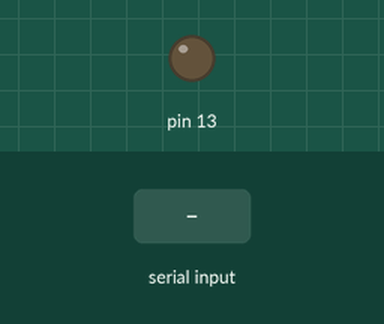
This sketch was run on a simulated Arduino Uno, built with avr-gcc and run on an emulated ATmega328P. Parts: output pins drawn as LEDs (lit = HIGH). Dashed ring = blinking. Inputs (shaded band) come from the test bench. What the sketch prints to the serial monitor is not drawn.

Above: at 0.01 s.
At 1.5 s:
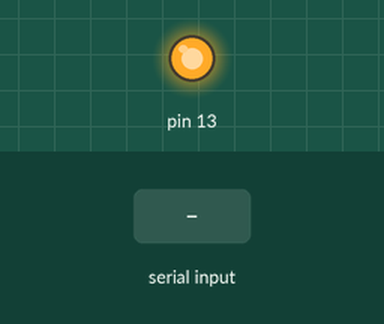
1.6 s: "1\n" received over the second serial link
At 1.82 s:
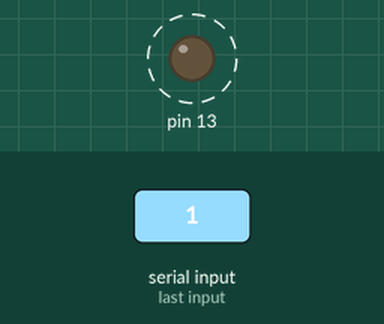
Timing chart, 0 to 4.6 s (numbered marks = the images above; inputs shaded):
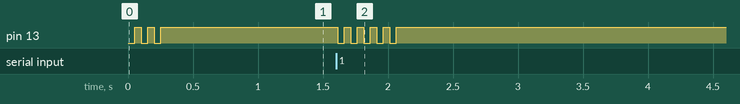

Measured:
- after the input at 1.6 s, pin 13: alternates HIGH for 0.05 s and LOW for 0.05 s, 10 changes in all, then stays HIGH, starting at once

The sketch:

uno_swSerial.ino
```cpp
#include <SoftwareSerial.h>

#define rxPin 3
#define txPin 2

SoftwareSerial mySerial(rxPin, txPin);
void ledAlert(int count)
{
  for(int i =  0 ; i < count*2 ; i++)
  {
    digitalWrite(13, i%2);
    delay(50);
  }
}
void setup()  {
    // Define pin modes for TX and RX
    //pinMode(rxPin, INPUT);
    //pinMode(txPin, OUTPUT);
    pinMode(13, OUTPUT);
    // Set the baud rate for the SoftwareSerial object
    mySerial.begin(9600);

    Serial.begin(9600);
    Serial.println("setup");
    ledAlert(3);
}
String swSwrialReadCommand()
{
  String s="";
  while(mySerial.available())
  {
    char c = mySerial.read();
    if(c!='\n')
    {

      s+=c;
    }
    delay(5);
  }
  return s;

}
void loop() {
  String s = swSwrialReadCommand();
  if(s!="")
  {
    ledAlert(5);
    Serial.println(s);
  }
  delay(50);

}
```
